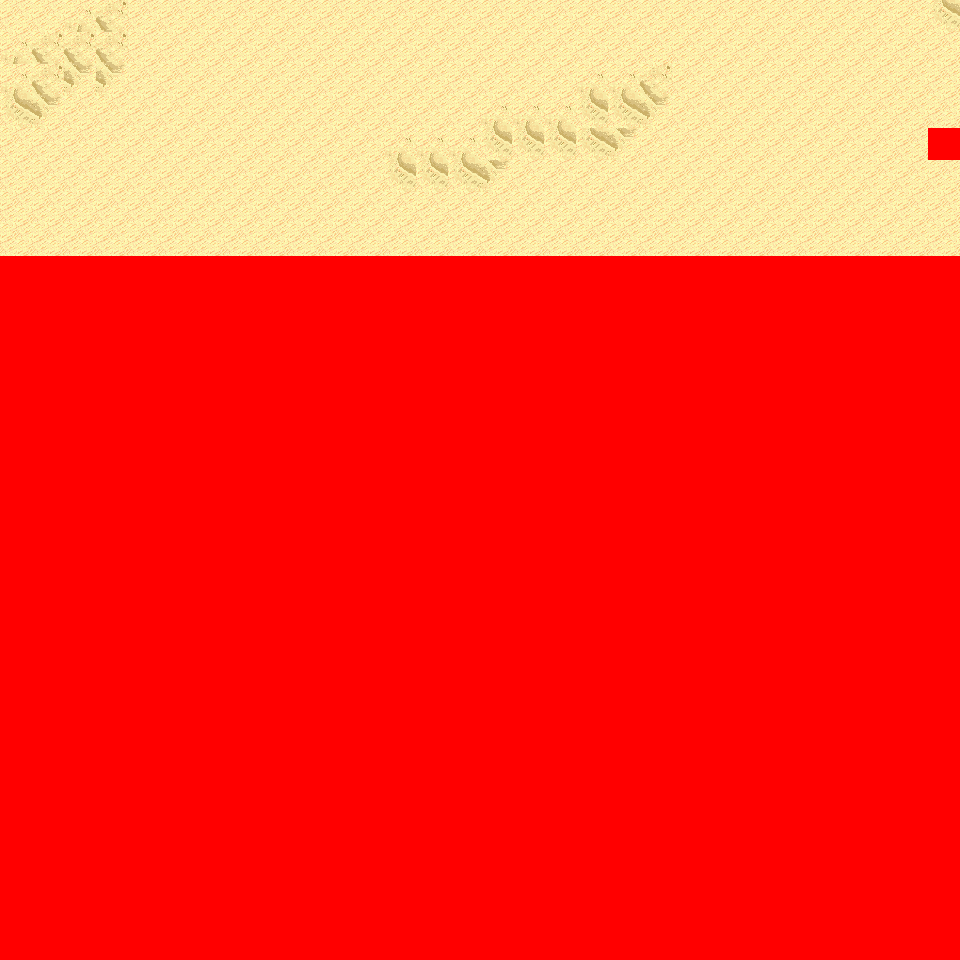

A level layout from a 2D game, rendered from its tile map. Below: a short description, then the map file with tile-grid data replaced by summaries:
An orthogonal 30x30 tile map with 32x32 px tiles, 6 tile layers (Ground, Object, Object2, Above, ...), 14 tilesets and 4 objects (4x mapchange).

<map version="1.0" orientation="orthogonal" renderorder="right-down" width="30" height="30" tilewidth="32" tileheight="32" nextobjectid="5">
  <tileset firstgid="1" name="tileset_logic_collision" tilewidth="32" tileheight="32" tilecount="1" columns="1">
    <image source="../drawable/tileset_logic_collision.png" width="32" height="32" />
  </tileset>
  <tileset firstgid="2" name="tileset_ground_ground" tilewidth="32" tileheight="32" tilecount="33" columns="3">
    <image source="../drawable/tileset_ground_ground.png" width="96" height="352" />
  </tileset>
  <tileset firstgid="35" name="tileset_terrain_desert" tilewidth="32" tileheight="32" tilecount="88" columns="8">
    <image source="../drawable/tileset_terrain_desert.png" width="256" height="352" />
  </tileset>
  <tileset firstgid="123" name="tileset_building_stone_ruins" tilewidth="32" tileheight="32" tilecount="72" columns="6">
    <image source="../drawable/tileset_building_stone_ruins.png" width="192" height="384" />
  </tileset>
  <tileset firstgid="195" name="tileset_ground_sand_edges" tilewidth="32" tileheight="32" tilecount="15" columns="5">
    <image source="../drawable/tileset_ground_sand_edges.png" width="160" height="96" />
  </tileset>
  <tileset firstgid="210" name="tileset_ground_slate_tiles" tilewidth="32" tileheight="32" tilecount="15" columns="5">
    <image source="../drawable/tileset_ground_slate_tiles.png" width="160" height="96" />
  </tileset>
  <tileset firstgid="225" name="tileset_ground_sand_2" tilewidth="32" tileheight="32" tilecount="15" columns="5">
    <image source="../drawable/tileset_ground_sand_2.png" width="160" height="96" />
  </tileset>
  <tileset firstgid="240" name="tileset_plant_cactus_2" tilewidth="32" tileheight="32" tilecount="10" columns="5">
    <image source="../drawable/tileset_plant_cactus_2.png" width="160" height="64" />
  </tileset>
  <tileset firstgid="250" name="tileset_plant_round_cactuses" tilewidth="32" tileheight="32" tilecount="20" columns="10">
    <image source="../drawable/tileset_plant_round_cactuses.png" width="320" height="64" />
  </tileset>
  <tileset firstgid="270" name="tileset_plant_tree_banana_tree" tilewidth="32" tileheight="32" tilecount="40" columns="4">
    <image source="../drawable/tileset_plant_tree_banana_tree.png" width="128" height="320" />
  </tileset>
  <tileset firstgid="310" name="tileset_plant_tree_palm_tree" tilewidth="32" tileheight="32" tilecount="6" columns="2">
    <image source="../drawable/tileset_plant_tree_palm_tree.png" width="64" height="96" />
  </tileset>
  <tileset firstgid="316" name="tileset_plant_tree_palm_trees" tilewidth="32" tileheight="32" tilecount="40" columns="4">
    <image source="../drawable/tileset_plant_tree_palm_trees.png" width="128" height="320" />
  </tileset>
  <tileset firstgid="356" name="tileset_building_stone_tower" tilewidth="32" tileheight="32" tilecount="14" columns="2">
    <image source="../drawable/tileset_building_stone_tower.png" width="64" height="224" />
  </tileset>
  <tileset firstgid="370" name="tileset_plant_bush_large_green" tilewidth="32" tileheight="32" tilecount="9" columns="3">
    <image source="../drawable/tileset_plant_bush_large_green.png" width="96" height="96" />
  </tileset>
  <layer name="Ground" width="30" height="30">
    <data>[900 cells, 240 non-empty, 5 distinct tile ids]</data>
  </layer>
  <layer name="Object" width="30" height="30">
    <data>[900 cells, 1 non-empty, 1 distinct tile ids]</data>
  </layer>
  <layer name="Object2" width="30" height="30">
    <data>[900 cells, 0 non-empty, 0 distinct tile ids]</data>
  </layer>
  <layer name="Above" width="30" height="30">
    <data>[900 cells, 0 non-empty, 0 distinct tile ids]</data>
  </layer>
  <layer name="Above2" width="30" height="30">
    <data>[900 cells, 0 non-empty, 0 distinct tile ids]</data>
  </layer>
  <layer name="Walkable" width="30" height="30">
    <data>[900 cells, 661 non-empty, 1 distinct tile ids]</data>
  </layer>
  <objectgroup name="MapEvents">
    <object id="1" name="north" type="mapchange" x="0" y="0" width="960" height="32">
      <properties>
        <property name="map" value="0_ados_mountain_n2_w2_x1_y3" />
        <property name="place" value="south" />
      </properties>
    </object>
    <object id="2" name="west" type="mapchange" x="0" y="0" width="32" height="256">
      <properties>
        <property name="map" value="0_ados_mountain_n2_w2_x0_y4" />
        <property name="place" value="east" />
      </properties>
    </object>
    <object id="3" name="east" type="mapchange" x="928" y="0" width="32" height="128">
      <properties>
        <property name="map" value="0_ados_mountain_n2_w2_x2_y4" />
        <property name="place" value="west" />
      </properties>
    </object>
    <object id="4" name="east2" type="mapchange" x="928" y="160" width="32" height="96">
      <properties>
        <property name="map" value="0_ados_mountain_n2_w2_x2_y4" />
        <property name="place" value="west2" />
      </properties>
    </object>
  </objectgroup>
</map>
